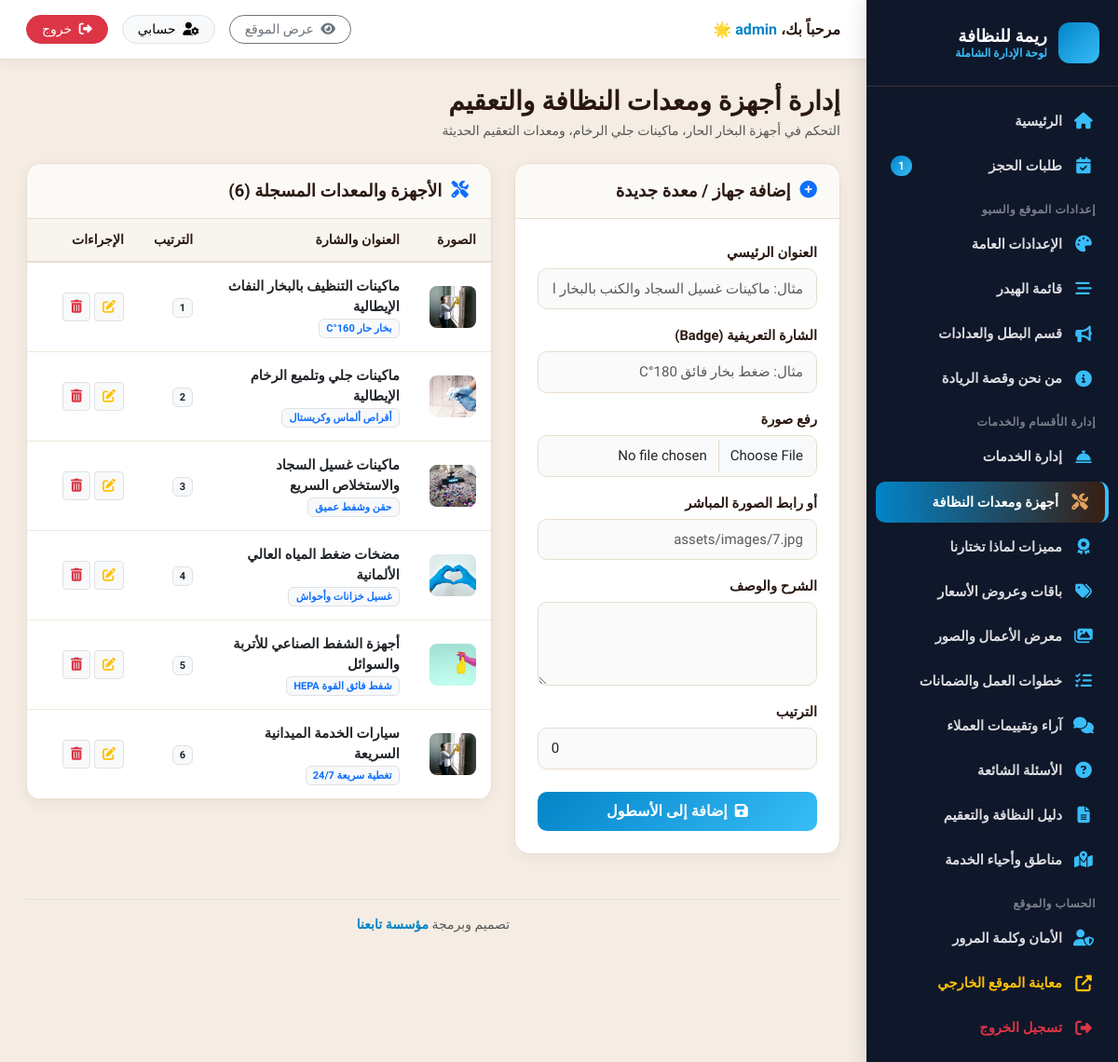
/admin/fleet.php (signed in), run on the app's committed database.
### tables this page shows
CREATE TABLE fleet (
  id INTEGER PRIMARY KEY AUTOINCREMENT,
  title TEXT NOT NULL,
  badge TEXT NOT NULL,
  image TEXT NOT NULL,
  description TEXT NOT NULL,
  sort_order INTEGER DEFAULT 0
);

### includes/functions.php (called while the page is built, shortened)
<?php
function asset_url($path) {
    return SITE_URL . '/' . ltrim($path, '/');
}

### admin/fleet.php (the view, shortened to what this page needs)
<?php
require_once __DIR__ . '/includes/admin_header.php';
$edit_fleet = null;
$fleet = $pdo->query("SELECT * FROM fleet ORDER BY sort_order ASC, id ASC")->fetchAll();
?>
<div class="d-flex align-items-center justify-content-between mb-4">
  <div>
    <h3 class="fw-bold mb-1" style="color:var(--text-dark);">إدارة أجهزة ومعدات النظافة والتعقيم</h3>
    <p class="text-muted small mb-0">التحكم في أجهزة البخار الحار، ماكينات جلي الرخام، ومعدات التعقيم الحديثة</p>
  </div>
</div>
<div class="row g-4">
  <div class="col-lg-5">
    <div class="content-card">
      <div class="content-card-header">
        <h5>
          <i class="fas <?= $edit_fleet ? 'fa-edit text-warning' : 'fa-plus-circle text-primary' ?>"></i>
          <?= $edit_fleet ? 'تعديل الجهاز / المعدة' : 'إضافة جهاز / معدة جديدة' ?>
        </h5>
      </div>
      <div class="content-card-body">
        <form method="POST" action="fleet.php" enctype="multipart/form-data">
          <div class="mb-3">
            <label class="form-label">العنوان الرئيسي</label>
            <input type="text" name="title" class="form-control" value="<?= htmlspecialchars($edit_fleet['title'] ?? '') ?>" required placeholder="مثال: ماكينات غسيل السجاد والكنب بالبخار الحار" />
          </div>
          <div class="mb-3">
            <label class="form-label">الشارة التعريفية (Badge)</label>
            <input type="text" name="badge" class="form-control" value="<?= htmlspecialchars($edit_fleet['badge'] ?? '') ?>" placeholder="مثال: ضغط بخار فائق 180°C" />
          </div>
          <div class="mb-3">
            <label class="form-label">رفع صورة</label>
            <input type="file" name="image_file" class="form-control img-preview-input" data-preview-target="fleetPreview" accept="image/*" />
          </div>
          <div class="mb-3">
            <label class="form-label">أو رابط الصورة المباشر</label>
            <input type="text" name="image_url" class="form-control" value="<?= htmlspecialchars($edit_fleet['image'] ?? '') ?>" placeholder="assets/images/7.jpg" />
          </div>
          <div class="mb-3">
            <label class="form-label">الشرح والوصف</label>
            <textarea name="description" class="form-control" rows="3" required><?= htmlspecialchars($edit_fleet['description'] ?? '') ?></textarea>
          </div>
          <div class="mb-4">
            <label class="form-label">الترتيب</label>
            <input type="number" name="sort_order" class="form-control" value="<?= htmlspecialchars($edit_fleet['sort_order'] ?? 0) ?>" />
          </div>
          <button type="submit" class="btn btn-admin-primary w-100">
            <i class="fas fa-save me-1"></i> <?= $edit_fleet ? 'حفظ التعديل' : 'إضافة إلى الأسطول' ?>
          </button>
        </form>
      </div>
    </div>
  </div>
  <div class="col-lg-7">
    <div class="content-card">
      <div class="content-card-header">
        <h5><i class="fas fa-tools text-primary"></i> الأجهزة والمعدات المسجلة (<?= count($fleet) ?>)</h5>
      </div>
      <div class="content-card-body p-0">
        <div class="table-responsive">
          <table class="table table-hover align-middle mb-0">
            <thead>
              <tr>
                <th width="60">الصورة</th>
                <th>العنوان والشارة</th>
                <th>الترتيب</th>
                <th width="120">الإجراءات</th>
              </tr>
            </thead>
            <tbody>
              <?php foreach ($fleet as $f): ?>
              <tr>
                <td>
                  <img src="<?= htmlspecialchars(asset_url($f['image'])) ?>" alt="" style="width:50px;height:45px;border-radius:8px;object-fit:cover;" />
                </td>
                <td>
                  <strong class="d-block text-dark"><?= htmlspecialchars($f['title']) ?></strong>
                  <span class="badge bg-light text-primary border"><?= htmlspecialchars($f['badge']) ?></span>
                </td>
                <td><span class="badge bg-light text-dark border"><?= $f['sort_order'] ?></span></td>
                <td>
                  <a href="fleet.php?edit_id=<?= $f['id'] ?>" class="btn btn-sm btn-light border" title="تعديل">
                    <i class="fas fa-edit text-warning"></i>
                  </a>
                  <a href="fleet.php?delete_id=<?= $f['id'] ?>" class="btn btn-sm btn-light border confirm-delete" title="حذف">
                    <i class="fas fa-trash-alt text-danger"></i>
                  </a>
                </td>
              </tr>
              <?php endforeach; ?>
            </tbody>
          </table>
        </div>
      </div>
    </div>
  </div>
</div>
<?php require_once __DIR__ . '/includes/admin_footer.php'; ?>

### admin/assets/css/admin.css (style rules this page uses)
:root { --sidebar-bg: #23120B; --sidebar-hover: #381E13; --sidebar-active: #8B5A2B; --primary: #8B5A2B; --primary-hover: #6B421E; --accent: #D4A373; --accent-bright: #E6A15C; --body-bg: #F5EDE3; --card-bg: #FFFFFF; --text-dark: #2A1810; --text-muted: #73645A; --border-color: #E8DCCF; --radius-lg: 16px; --radius-md: 10px; --shadow-sm: 0 4px 15px rgba(42,24,16,0.05); --shadow-md: 0 8px 25px rgba(42,24,16,0.08); }
body { font-family: 'Cairo', sans-serif; background-color: var(--body-bg); color: var(--text-dark); margin: 0; padding: 0; overflow-x: hidden; }
.content-card { background: #FFFFFF; border-radius: var(--radius-lg); border: 1px solid var(--border-color); box-shadow: var(--shadow-sm); margin-bottom: 24px; overflow: hidden; }
.content-card-header { padding: 18px 24px; border-bottom: 1px solid var(--border-color); display: flex; align-items: center; justify-content: space-between; background: #FCFAF7; }
.content-card-header h5 { margin: 0; font-weight: 800; font-size: 1.15rem; color: var(--text-dark); display: flex; align-items: center; gap: 10px; }
.content-card-body { padding: 24px; }
.btn-admin-primary { background: linear-gradient(135deg, var(--primary), var(--primary-hover)); color: white; border: none; font-weight: 700; border-radius: var(--radius-md); padding: 9px 20px; transition: all 0.25s ease; }
.form-label { font-weight: 700; font-size: 0.92rem; color: var(--text-dark); margin-bottom: 6px; }
.form-control, .form-select { border: 1.5px solid var(--border-color); border-radius: var(--radius-md); padding: 10px 14px; font-family: 'Cairo', sans-serif; font-size: 0.94rem; background-color: #FAFAFA; transition: border-color 0.25s, box-shadow 0.25s; }
.table { margin-bottom: 0; vertical-align: middle; }
.table thead th { background-color: #F8F4EE; font-weight: 800; font-size: 0.88rem; color: var(--text-dark); border-bottom: 2px solid var(--border-color); padding: 12px 16px; }
.table tbody td { padding: 14px 16px; font-size: 0.92rem; border-bottom: 1px solid #F0E8DC; }

### data on the page
fleet: image (picture), title "ماكينات التنظيف بالبخار النفاث الإيطالية", badge "بخار حار 160°C", sort_order "1"
fleet: image (picture), title "ماكينات جلي وتلميع الرخام الإيطالية", badge "أقراص ألماس وكريستال", sort_order "2"
fleet: image (picture), title "ماكينات غسيل السجاد والاستخلاص السريع", badge "حقن وشفط عميق", sort_order "3"
fleet: image (picture), title "مضخات ضغط المياه العالي الألمانية", badge "غسيل خزانات وأحواش", sort_order "4"
fleet: image (picture), title "أجهزة الشفط الصناعي للأتربة والسوائل", badge "شفط فائق القوة HEPA", sort_order "5"
fleet: image (picture), title "سيارات الخدمة الميدانية السريعة", badge "تغطية سريعة 24/7", sort_order "6"

### other printed values
$site_short_name "ريمة للنظافة"
$new_bookings_count "1"
$_SESSION['admin_username'] "admin"
count($fleet) "6"
